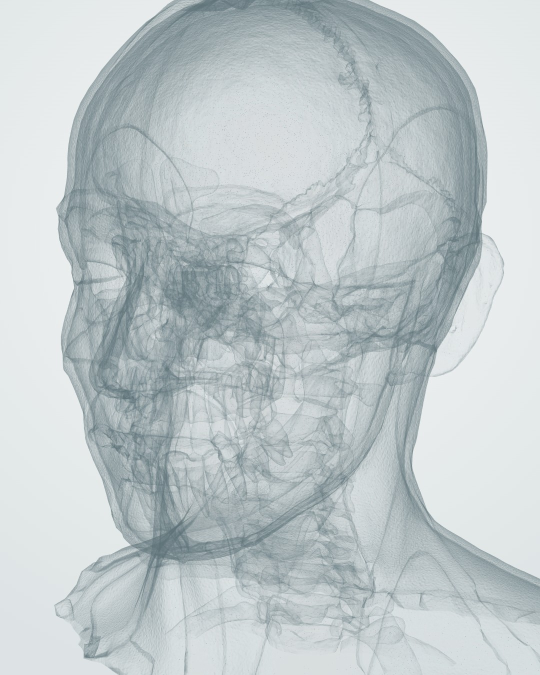
#> input picture oralcheck-agent/anatomy3d/stills/g01_overview.jpg, 1080 x 1350 px (shown at 1/2 size)
$ python tile.py stills/g01_overview.jpg stills/g02_superficial.jpg
#> lines starting #> are read from the running program, lines starting #| are printed output that depends on the picture
"""Make a photo into a seamless tile with an even light, plus a relief map.
python tile.py in.webp out_name [crop x0 y0 x1 y1]"""
import sys, numpy as np
from PIL import Image, ImageFilter
src, name = sys.argv[1], sys.argv[2]
im = Image.open(src).convert("RGB")
#> im is the input picture: PIL image 1080x1350 RGB; mean R, G, B 191.1, 200.2, 202.4
if len(sys.argv) > 3: im = im.crop(tuple(int(v) for v in sys.argv[3:7]))
im = im.resize((1024, 1024), Image.LANCZOS)
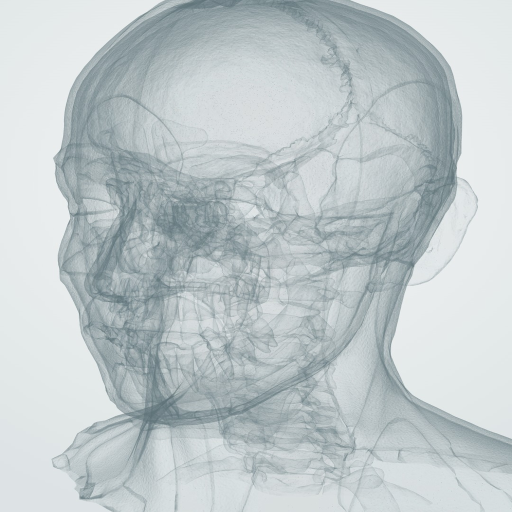
#> im: PIL image 1024x1024 RGB (shown at 1/2 size); mean R, G, B 191.1, 200.2, 202.4
a = np.asarray(im).astype(np.float32) / 255
# even out the light: divide by a heavy blur (vignette, gradients), keep the overall colour
lo = np.asarray(im.filter(ImageFilter.GaussianBlur(160))).astype(np.float32) / 255
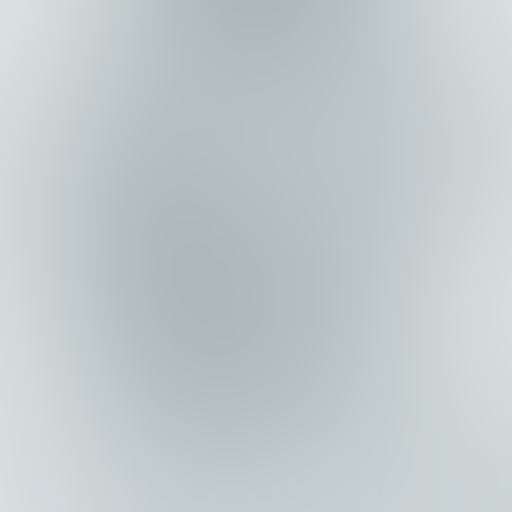
#> lo: shape (1024, 1024, 3) float32 (shown at 1/2 size); mean R, G, B 0.755, 0.791, 0.799
a = np.clip(a / np.maximum(lo, 0.05) * a.reshape(-1, 3).mean(0), 0, 1)
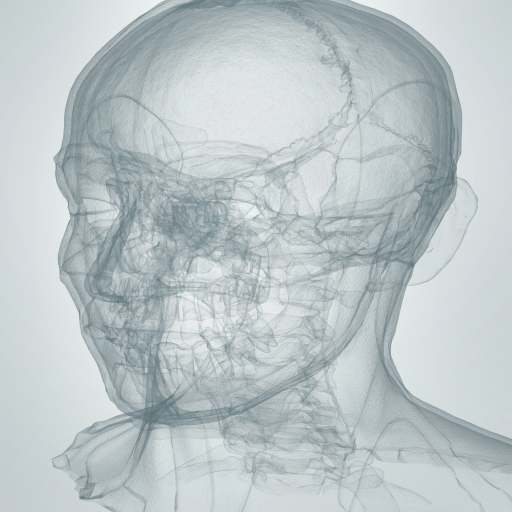
#> a: shape (1024, 1024, 3) float32 (shown at 1/2 size); mean R, G, B 0.739, 0.777, 0.786
# seamless, one axis at a time: blend with a copy rolled by half along that axis, the original
# winning in the middle and the rolled copy (continuous across the wrap) at the edges
n = a.shape[0]; t = 1 - np.abs(np.linspace(-1, 1, n)); w = t * t * (3 - 2 * t)
#> after `n = a.shape[0]`: n = 1024
out = a * w[None, :, None] + np.roll(a, n // 2, 1) * (1 - w[None, :, None])
out = out * w[:, None, None] + np.roll(out, n // 2, 0) * (1 - w[:, None, None])
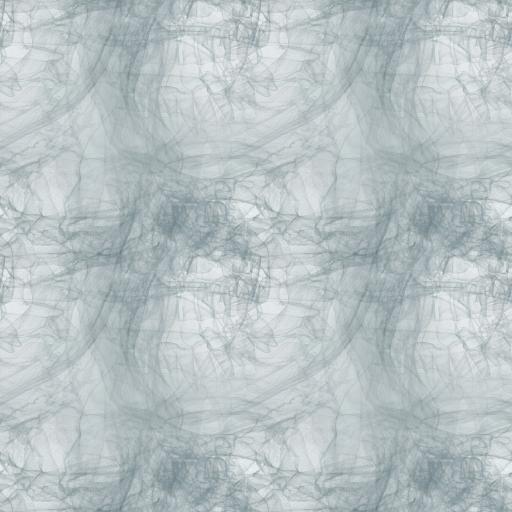
#> out: shape (1024, 1024, 3) float64 (shown at 1/2 size); mean R, G, B 0.725, 0.765, 0.774
Image.fromarray((out * 255).astype(np.uint8)).save(f"textures/{name}.jpg", quality=90)
# relief: luminance minus its blur, stretched to 0..1 around 0.5
g = Image.fromarray((out * 255).astype(np.uint8)).convert("L")
L = np.asarray(g).astype(np.float32); B = np.asarray(g.filter(ImageFilter.GaussianBlur(24))).astype(np.float32)
#> after `B = np.asarray(g.filter(ImageFilter.GaussianBlur(24))).astype(np.float`:
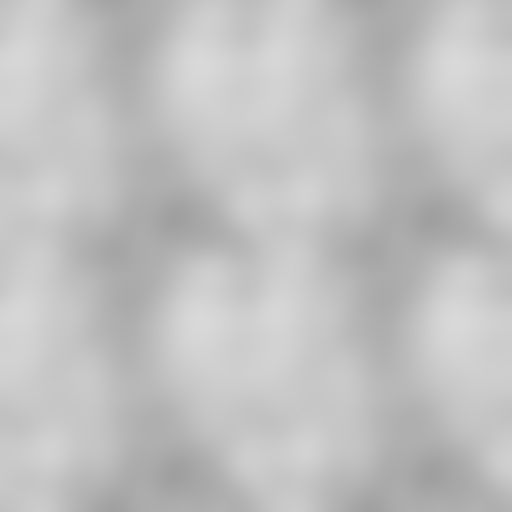
#> B: shape (1024, 1024) float32 (shown at 1/2 size); min 159, max 216, mean 191.7
h = (L - B); h = 0.5 + h / (4 * h.std() + 1e-6)
#> after `h = L - B`:
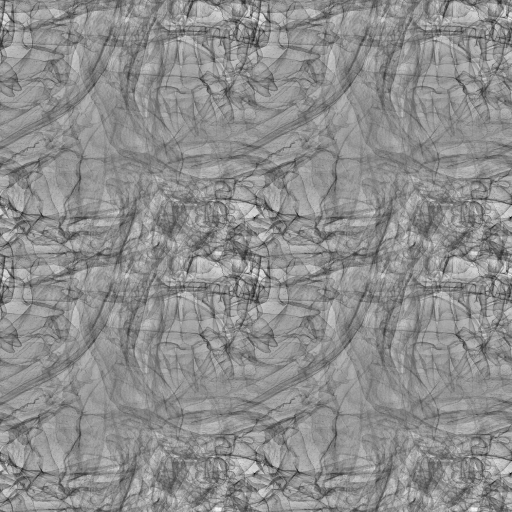
#> h: shape (1024, 1024) float32 (shown at 1/2 size); min -64, max 51, mean 0.1; drawn with min black and max white
Image.fromarray((np.clip(h, 0, 1) * 255).astype(np.uint8)).filter(ImageFilter.GaussianBlur(1)).save(f"textures/{name}_h.jpg", quality=90)
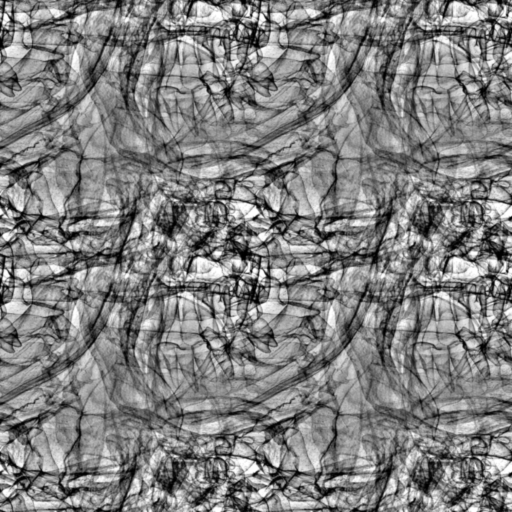
#> saved as g02_superficial.jpg_h.jpg: PIL image 1024x1024 L (shown at 1/2 size); min 0, max 255, mean 127.7
print(name, "done", out.reshape(-1, 3).mean(0).round(3))
#| stills/g02_superficial.jpg done [0.725 0.765 0.774]

$ run again, on oralcheck-agent/anatomy3d/stills/g04_coronal.jpg
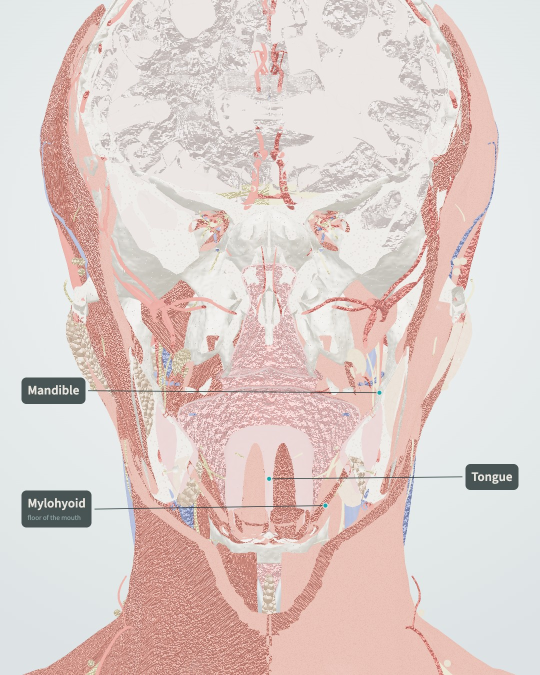
#> input picture oralcheck-agent/anatomy3d/stills/g04_coronal.jpg, 1080 x 1350 px (shown at 1/2 size)
#> im is the input picture: PIL image 1080x1350 RGB; mean R, G, B 222.4, 207, 202.9
#> im: PIL image 1024x1024 RGB
#> `h = L - B`:
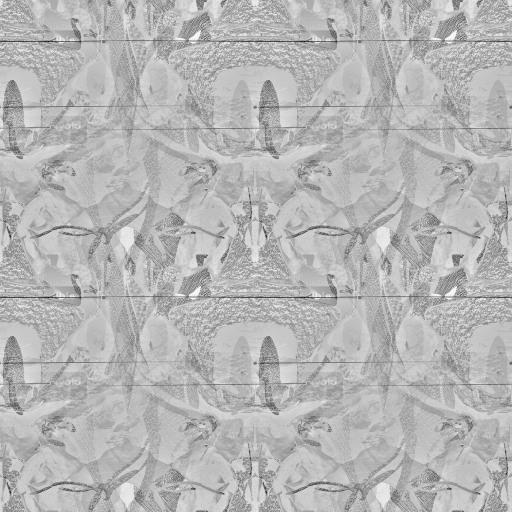
#> h: shape (1024, 1024) float32 (shown at 1/2 size); min -130, max 52, mean -0.1; drawn with min black and max white
#> `Image.fromarray((np.clip(h, 0, 1) * 255).astype(np.uint8)).filter(Imag..`:
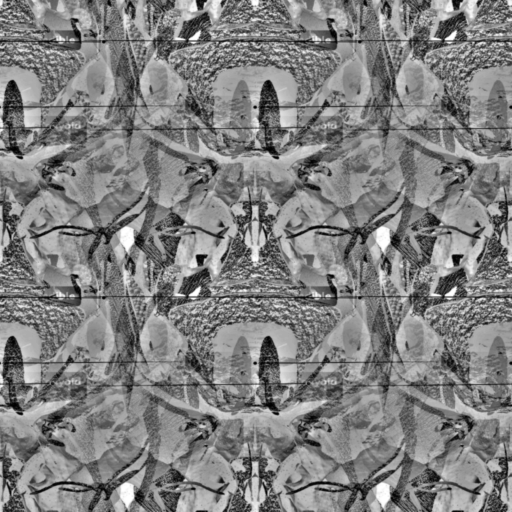
#> saved as g04_coronal.jpg_h.jpg: PIL image 1024x1024 L (shown at 1/2 size); min 0, max 255, mean 128.3
#| stills/g04_coronal.jpg done [0.872 0.804 0.787]

$ run again, on oralcheck-agent/anatomy3d/stills/g05_axial.jpg
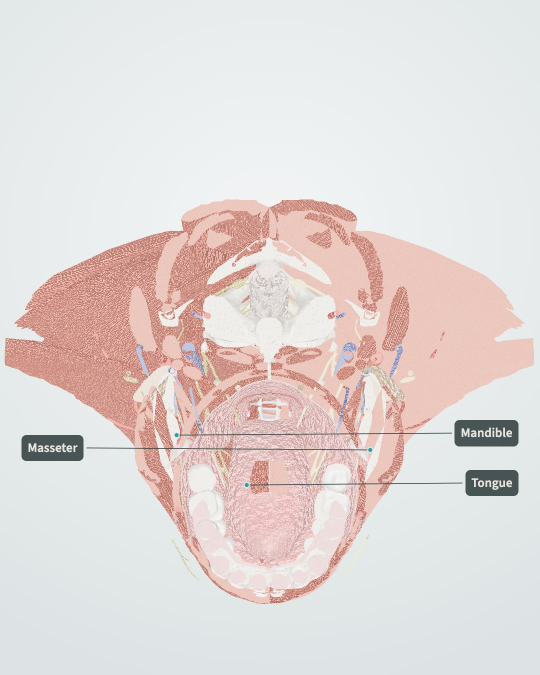
#> input picture oralcheck-agent/anatomy3d/stills/g05_axial.jpg, 1080 x 1350 px (shown at 1/2 size)
#> im is the input picture: PIL image 1080x1350 RGB; mean R, G, B 226.1, 217.1, 215.2
#> im: PIL image 1024x1024 RGB
#> `Image.fromarray((np.clip(h, 0, 1) * 255).astype(np.uint8)).filter(Imag..`:
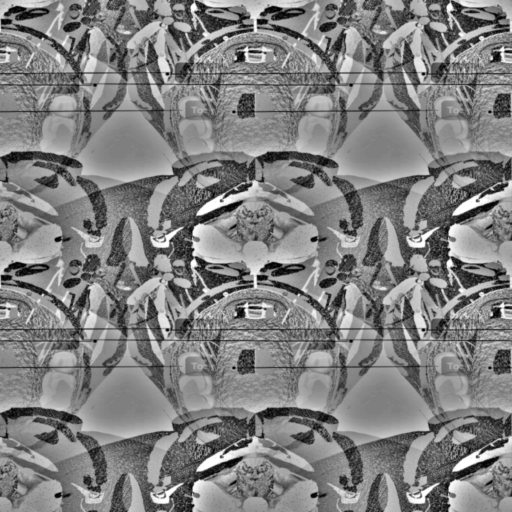
#> saved as g05_axial.jpg_h.jpg: PIL image 1024x1024 L (shown at 1/2 size); min 0, max 255, mean 127.9
#| stills/g05_axial.jpg done [0.883 0.823 0.808]
